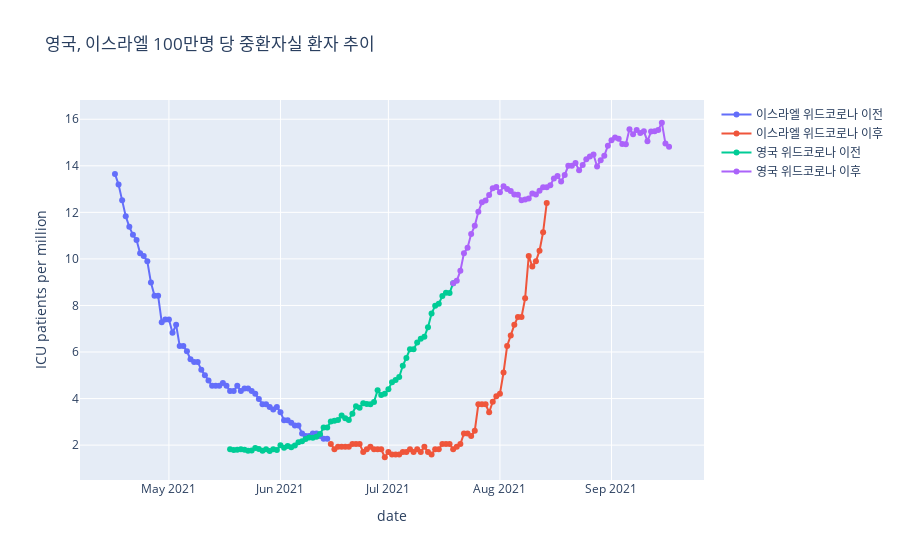
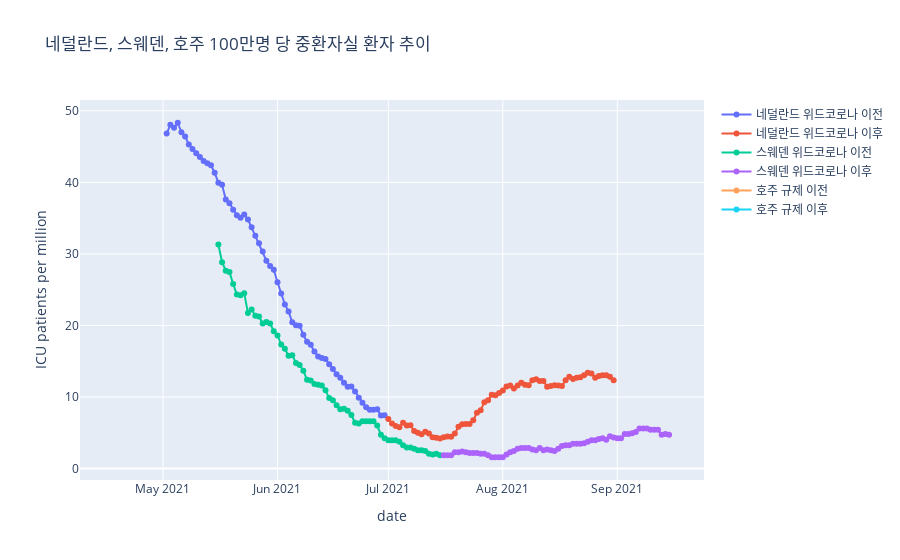

These figures' notebook cell, in order:
### Code cell
fig = go.Figure()
fig.add_trace(go.Scatter(x=Israel_bc['date'], y=Israel_bc['icu_patients_per_million'],
                    mode='lines+markers',
                    name='이스라엘 위드코로나 이전'))
fig.add_trace(go.Scatter(x=Israel_ac['date'], y=Israel_ac['icu_patients_per_million'],
                    mode='lines+markers',
                    name='이스라엘 위드코로나 이후'))
fig.add_trace(go.Scatter(x=UK_bc['date'], y=UK_bc['icu_patients_per_million'],
                    mode='lines+markers',
                    name='영국 위드코로나 이전'))
fig.add_trace(go.Scatter(x=UK_ac['date'], y=UK_ac['icu_patients_per_million'],
                    mode='lines+markers',
                    name='영국 위드코로나 이후'))
fig.update_layout(title='영국, 이스라엘 100만명 당 중환자실 환자 추이',
                   xaxis_title='date',
                   yaxis_title='ICU patients per million')
fig.show()
fig = go.Figure()
fig.add_trace(go.Scatter(x=Netherlands_bc['date'], y=Netherlands_bc['icu_patients_per_million'],
                    mode='lines+markers',
                    name='네덜란드 위드코로나 이전'))
fig.add_trace(go.Scatter(x=Netherlands_ac['date'], y=Netherlands_ac['icu_patients_per_million'],
                    mode='lines+markers',
                    name='네덜란드 위드코로나 이후'))
fig.add_trace(go.Scatter(x=Sweden_bc['date'], y=Sweden_bc['icu_patients_per_million'],
                    mode='lines+markers',
                    name='스웨덴 위드코로나 이전'))
fig.add_trace(go.Scatter(x=Sweden_ac['date'], y=Sweden_ac['icu_patients_per_million'],
                    mode='lines+markers',
                    name='스웨덴 위드코로나 이후'))
fig.add_trace(go.Scatter(x=Australia_bc['date'], y=Australia_bc['icu_patients_per_million'],
                    mode='lines+markers',
                    name='호주 규제 이전'))
fig.add_trace(go.Scatter(x=Australia_ac['date'], y=Australia_ac['icu_patients_per_million'],
                    mode='lines+markers',
                    name='호주 규제 이후'))
fig.update_layout(title='네덜란드, 스웨덴, 호주 100만명 당 중환자실 환자 추이',
                   xaxis_title='date',
                   yaxis_title='ICU patients per million')
fig.show()
